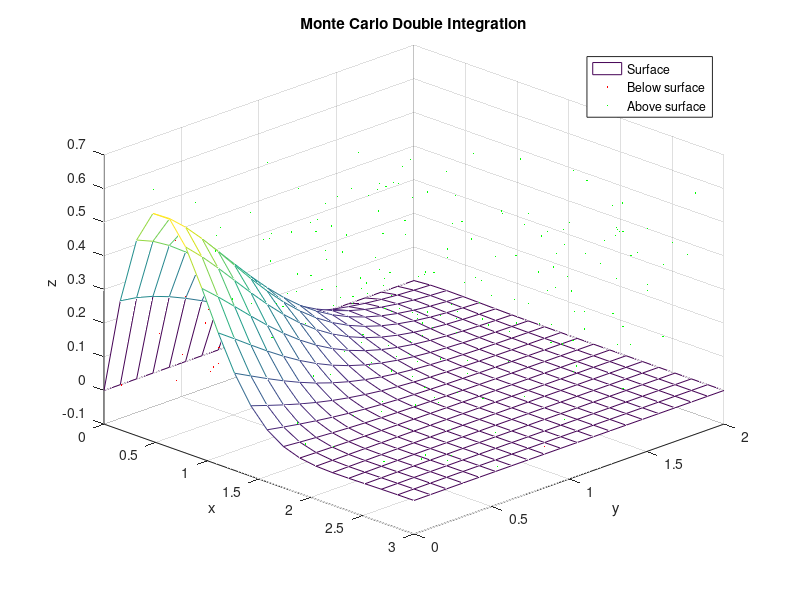

The MATLAB script that drew this image:
%% Monte Carlo Double Integral - GNU Octave
% Monte Carlo estimation of a double integral
% with 3D visualization of random samples.

clear;
clc;
close all;

% Reproducible random sequence
rand("seed", 42);

%% Integration domain

xMin = 0;
xMax = 3;

yMin = 0;
yMax = 2;

%% Define the function

f = @(x,y) -(x.^2 - 2*x) .* exp(-x.^2 - y.^2 - x.*y);

%% Find approximate vertical limits of the surface

xGrid = linspace(xMin, xMax, 20);
yGrid = linspace(yMin, yMax, 20);

[X,Y] = meshgrid(xGrid, yGrid);
Z = f(X,Y);

zMin = min(Z(:));
zMax = max(Z(:));

%%===============================================================================================================
%% Monte Carlo experiment

N = 10000; 
%%===============================================================================================================


% Generate random points inside the 3D bounding box
x = xMin + (xMax - xMin) .* rand(N,1);
y = yMin + (yMax - yMin) .* rand(N,1);
z = zMin + (zMax - zMin) .* rand(N,1);

% Evaluate the surface at each random (x,y)
surfaceValues = f(x,y);

% Points below and above the surface
below = z <= surfaceValues;
above = ~below;

%% Monte Carlo integral estimation

% Fraction of points below the surface
p = sum(below) / N;

% Area of the XY domain
domainArea = (xMax - xMin) * (yMax - yMin);

% Estimate the integral
monteCarloIntegral = domainArea * ...
    (zMin + (zMax - zMin) * p);

%% Reference numerical integral

exactVolume = integral2(f, xMin, xMax, yMin, yMax);

%% Error

absoluteError = abs(exactVolume - monteCarloIntegral);

relativeError = absoluteError / abs(exactVolume) * 100;

%% Visualization

figure(1);
clf;

% Draw a lightweight surface
mesh(X,Y,Z);

hold on;

% Plot only a subset of samples to avoid Octave Online limits
nPlot = 250;

plotIndex = 1:min(nPlot,N);

belowPlot = below(plotIndex);
abovePlot = above(plotIndex);

xPlot = x(plotIndex);
yPlot = y(plotIndex);
zPlot = z(plotIndex);

% Samples below the surface
plot3( ...
    xPlot(belowPlot), ...
    yPlot(belowPlot), ...
    zPlot(belowPlot), ...
    'r.', ...
    'MarkerSize', 3);

% Samples above the surface
plot3( ...
    xPlot(abovePlot), ...
    yPlot(abovePlot), ...
    zPlot(abovePlot), ...
    'g.', ...
    'MarkerSize', 3);

xlabel("x");
ylabel("y");
zlabel("z");

title("Monte Carlo Double Integration");

legend( ...
    "Surface", ...
    "Below surface", ...
    "Above surface");

grid on;

view(45,30);

hold off;

%% Display result


fprintf("\n");
fprintf("========================================\n");
fprintf(" Monte Carlo Integration\n");
fprintf("========================================\n");
fprintf("Samples: %d\n", N);
fprintf("VOLUME ESTIMADO_COPIAR ESTE VALOR: %.8f\n", monteCarloIntegral);
fprintf("VOLUME REAL: %.8f\n", exactVolume);
fprintf("ERROR ABSOLUTO:   %.8f\n", absoluteError);
fprintf("ERROR RELATIVO:   %.4f %%\n", relativeError);
fprintf("========================================\n");
